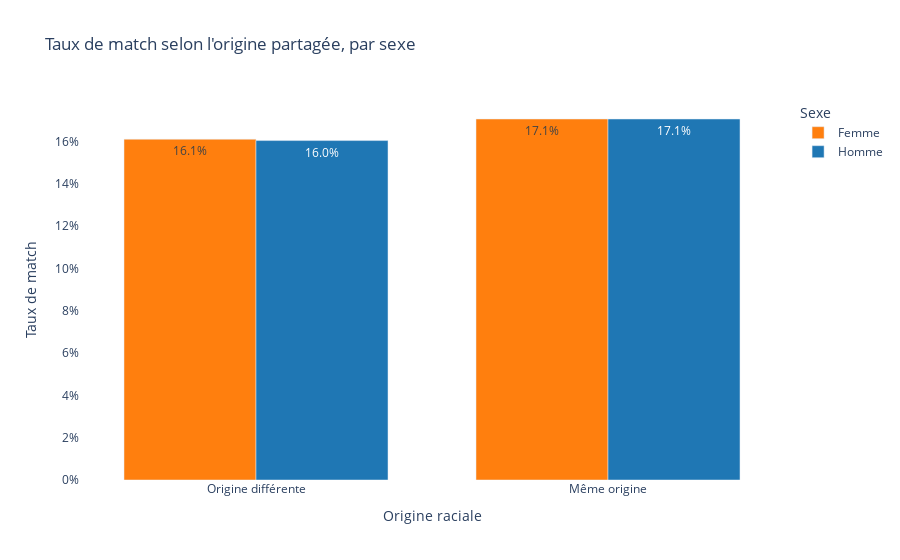

The notebook cell this image was saved under:
### Code cell
# Visualisation
race_match_fig = px.bar(
    race_match,
    x="samerace_label",
    y="match",
    color="gender_label",
    barmode="group",
    text="match",
    labels={"samerace_label": "Origine raciale", "match": "Taux de match", "gender_label": "Sexe"},
    title="Taux de match selon l'origine partagée, par sexe",
    color_discrete_map={"Femme": "#ff7f0e", "Homme": "#1f77b4"},
)

race_match_fig.update_traces(texttemplate="%{text:.1%}", textposition="inside")
race_match_fig.update_yaxes(tickformat=".0%", rangemode="tozero")

race_match_fig.update_layout(
    plot_bgcolor="white",
    xaxis_categoryorder="array",
    xaxis_categoryarray=["Origine différente", "Même origine"],
    bargap=0.25
)

race_match_fig.show()

### Figure 1 — Plotly figure (JSON) as saved in the notebook; plotly's stock layout.template omitted (floating-point values rounded to 4 significant figures)
{"data": [{"alignmentgroup": "True", "hovertemplate": "Sexe=Femme<br>Origine raciale=%{x}<br>Taux de match=%{text}<extra></extra>", "legendgroup": "Femme", "marker": {"color": "#ff7f0e", "pattern": {"shape": ""}}, "name": "Femme", "offsetgroup": "Femme", "orientation": "v", "showlegend": true, "text": [0.1611, 0.1707], "textposition": "inside", "texttemplate": "%{text:.1%}", "type": "bar", "x": ["Origine différente", "Même origine"], "xaxis": "x", "y": [0.1611, 0.1707], "yaxis": "y"}, {"alignmentgroup": "True", "hovertemplate": "Sexe=Homme<br>Origine raciale=%{x}<br>Taux de match=%{text}<extra></extra>", "legendgroup": "Homme", "marker": {"color": "#1f77b4", "pattern": {"shape": ""}}, "name": "Homme", "offsetgroup": "Homme", "orientation": "v", "showlegend": true, "text": [0.1605, 0.1707], "textposition": "inside", "texttemplate": "%{text:.1%}", "type": "bar", "x": ["Origine différente", "Même origine"], "xaxis": "x", "y": [0.1605, 0.1707], "yaxis": "y"}], "layout": {"bargap": 0.25, "barmode": "group", "legend": {"title": {"text": "Sexe"}, "tracegroupgap": 0}, "plot_bgcolor": "white", "title": {"text": "Taux de match selon l'origine partagée, par sexe"}, "xaxis": {"anchor": "y", "categoryarray": ["Origine différente", "Même origine"], "categoryorder": "array", "domain": [0, 1], "title": {"text": "Origine raciale"}}, "yaxis": {"anchor": "x", "domain": [0, 1], "rangemode": "tozero", "tickformat": ".0%", "title": {"text": "Taux de match"}}}}
